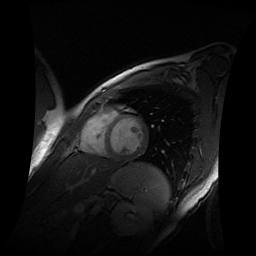
#> input picture TP-deformable/images/coeurIRM.bmp, 256 x 256 px
$ jupyter execute --allow-errors TP2_MELLUL_RIFFAUD.ipynb
#> lines starting #> are read from the running program, lines starting #| are printed output that depends on the picture; after the words box and inside, x2 and y2 are one past the last pixel; in counts of white or black regions, pixels touching at a corner belong together
# Practical work on deformable models

[cell 1]
import numpy as np
import matplotlib.pyplot as plt
from scipy import ndimage as ndi
import os
# necessite scikit-image
from skimage import io as skio
from skimage.filters import gaussian
from skimage.segmentation import active_contour
from skimage import img_as_float
from skimage.segmentation import chan_vese
from skimage.segmentation import checkerboard_level_set
from skimage.segmentation import disk_level_set
import imageio

#### Images

[cell 2]
#Load images
im_coeur=skio.imread('images/coeurIRM.bmp')
#> im_coeur is the input picture: shape (256, 256); min 0, max 255, mean 19.4

im_retine=skio.imread('images/retineOA.bmp')
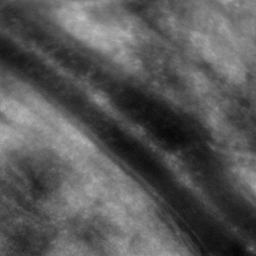
#> input picture TP-deformable/images/retineOA.bmp, 256 x 256 px
#> im_retine is the input picture: shape (256, 256); min 5, max 191, mean 87.6

im_brain=skio.imread('images/brain.bmp')
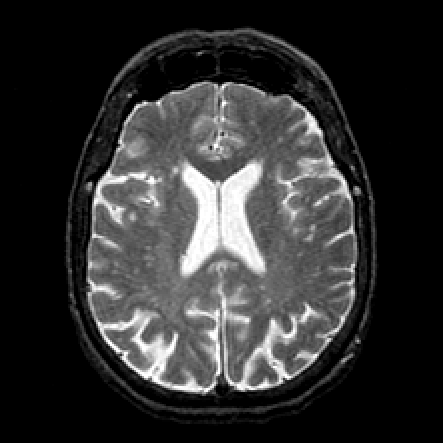
#> input picture TP-deformable/images/brain.bmp, 443 x 443 px
#> im_brain is the input picture: shape (443, 443, 3); min 0, max 255, mean 48.6
im_brain=im_brain[:,:,1]
#> im_brain: shape (443, 443)

im_brain2=skio.imread('images/brain2.bmp')
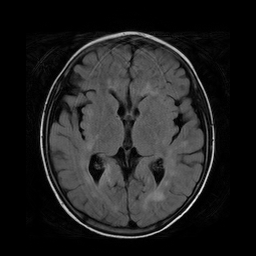
#> input picture TP-deformable/images/brain2.bmp, 256 x 256 px
#> im_brain2 is the input picture: shape (256, 256); min 0, max 250, mean 32.6

im_hand2 = skio.imread('images/hand-OA.jpg')
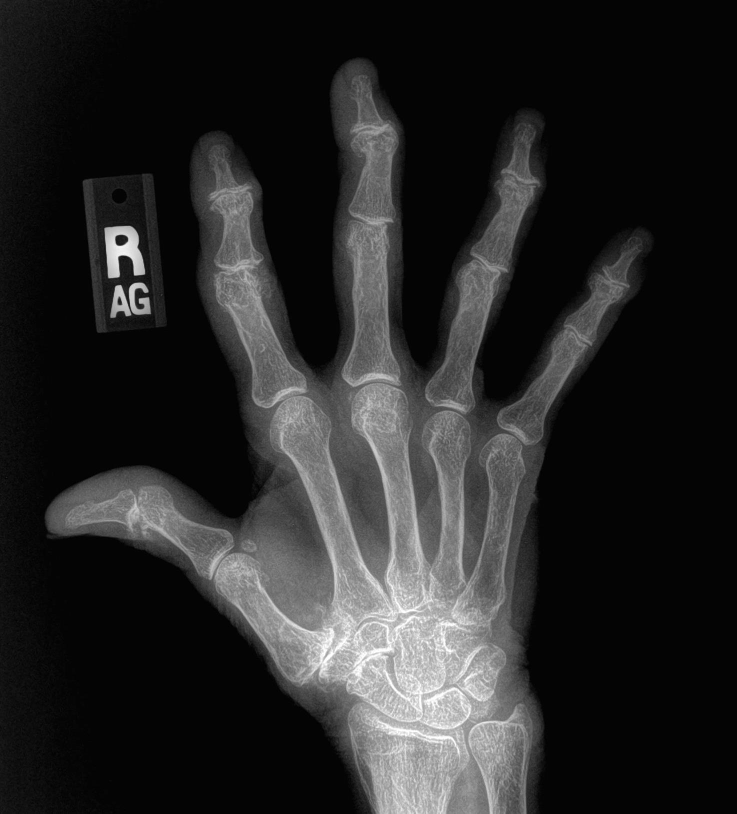
#> input picture TP-deformable/images/hand-OA.jpg, 1474 x 1627 px (shown at 1/2 size)
#> im_hand2 is the input picture: shape (1627, 1474, 3); min 0, max 255, mean 38.5
im_hand2[300:700, 100:340] = im_hand2[800,250 ]
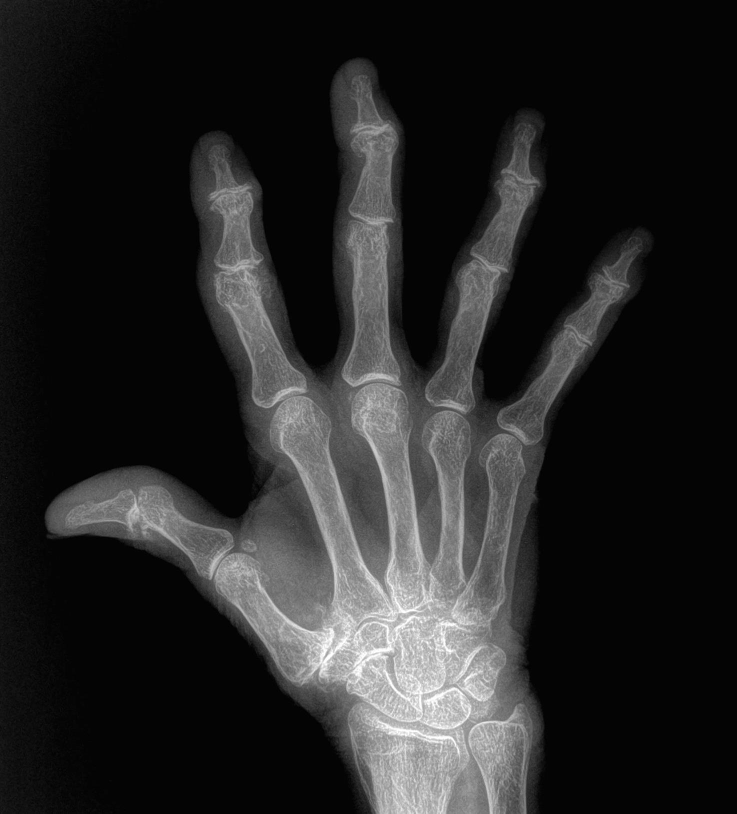
#> im_hand2: shape (1627, 1474, 3) (shown at 1/2 size); 2.06% of pixels changed, all inside (x1, y1, x2, y2) = (100, 300, 336, 672)
im_hand2 = im_hand2[:,:,:3].sum(axis=2)/3
#> im_hand2: shape (1627, 1474) float64

#> (the rest of this cell did not finish here and is left out)

# 1 - Paramètres

#### Useful Functions

[cell 3]
# [93 lines left out: functions active_contours, partie_1_multiple, not called in this run]

## 1.1 Active contours

[cell 4]
# [13 lines of commented-out code are left out]

im=im_brain2
s = np.linspace(0, 2*np.pi, 100)
r = 130 + 120*np.sin(s)
c = 130 + 120*np.cos(s)
init_b2 = np.array([r, c]).T

[cell 5]
plt.imshow(im_brain2, cmap=plt.cm.gray)
plt.plot(init_b2[:, 1], init_b2[:, 0], '--r', lw=3)
#plt.set_xticks([]), plt.set_yticks([])
plt.axis([0, im_brain2.shape[1], im_brain2.shape[0], 0])
plt.title('image + contour actif initial')
#plt.savefig("images/init.pdf", bbox_inches = 'tight')
plt.show()
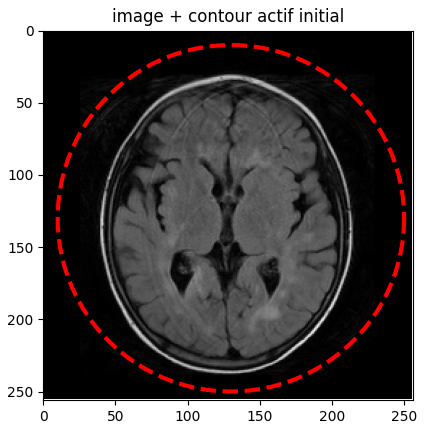
#> figure drawn by matplotlib, 1 panel

[cell 6]
name_param = 'alpha'
tmp_arr=[]
tmp_arr+=list(np.linspace(0.001,0.01,1000))
tmp_arr+=list(np.linspace(0.05,0.1,512))
#> (the rest of this cell did not finish here and is left out)

[cell 7]
name_param = 'beta'
tmp_arr=[]
tmp_arr+=list(np.linspace(0.001,0.01,512))
tmp_arr+=list(np.linspace(1,2,256))
#> (the rest of this cell did not finish here and is left out)

[cell 8]
name_param = 'w_line'
tmp_arr=[]
tmp_arr+=list(np.linspace(0.001,1,3000))
tmp_arr+=list(np.linspace(1,10,1000))
#tmp_arr=np.linspace(0.1,10,512)
#> (the rest of this cell did not finish here and is left out)

[cell 9]
name_param = 'w_edge'
tmp_arr=[]
tmp_arr+=list(np.linspace(0.1,3,1000))
tmp_arr+=list(np.linspace(1,100,512))
#> (the rest of this cell did not finish here and is left out)

[cell 10]
name_param = 'gamma'
tmp_arr=[]
tmp_arr+=list(np.linspace(0.1,2,256))
tmp_arr+=list(np.linspace(4,5,128))

#> (the rest of this cell did not finish here and is left out)

[cell 11]
name_param = 'max_px_move'
tmp_arr = []
tmp_arr+=list(np.linspace(1,5, 256))
tmp_arr+=list(np.linspace(10,20, 256))

#> (the rest of this cell did not finish here and is left out)

[cell 12]
name_param = 'max_num_iter'
tmp_arr=np.linspace(1,1000,512)
#> (the rest of this cell did not finish here and is left out)

[cell 13]
name_param = 'convergence'
tmp_arr=np.linspace(0.001,10,512)
#> (the rest of this cell did not finish here and is left out)

[cell 14]
name_param = 'boundary_condition'
#> (the rest of this cell did not finish here and is left out)

## 1.2 Chan-Vese method

#### Useful functions

[cell 15]
def init_ls_circle(im, n):
#> called with n = 8
    circleNum = n
    circleRadius = im.shape[0] / (3*circleNum)
#> circleRadius = 10.67
    circleStep0 = im.shape[0]/(circleNum+1)
#> circleStep0 = 28.44
    circleStep1 = im.shape[1]/(circleNum+1)
#> circleStep1 = 28.44
    init_ls = np.zeros(im.shape)
    for i in range(circleNum):
            for j in range(circleNum):
                center_f= ((i+1)*circleStep0, (j+1)*circleStep1)

                init_ls = init_ls + disk_level_set (im.shape,center=center_f,radius=circleRadius)
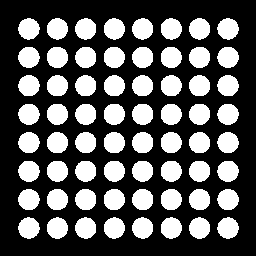
#> init_ls: shape (256, 256) float64; values 0 (black) and 1 (white), 34.9% white; 64 white regions, largest, box (x1, y1, x2, y2) and area: (18, 18, 40, 40) 359, (217, 18, 239, 40) 359, (47, 47, 68, 68) 359
    return init_ls

# [21 lines left out: function partie_2, not called in this run]


def partie_2_multiple(img,name_param, param, init='checkerboard', save = False):

#> called with name_param = 'mu', param = array of shape (5,), save = True
    params = ['mu', 'lambda1', 'lambda2', 'tol', 'max_num_iter', 'dt', 'init_level_set', 'extended_output']
    if name_param not in params:
        print("le nom du paramètre à faire varier est incorrect/n'existe pas.")

    axs = (plt.figure(figsize=(15,20),constrained_layout=False)
       .subplots(1, len(param), sharex=False, sharey=False))


    for i in range(len(param)):
        if name_param == 'mu':
            cv = chan_vese(img, mu=param[i], lambda1=5, lambda2=1, tol=1e-3, max_num_iter=200,
                   dt=0.5, init_level_set=init, extended_output=True)

        if name_param == 'lambda1':
            cv = chan_vese(img, mu=0.25, lambda1=param[i], lambda2=1, tol=1e-3, max_num_iter=200,
                   dt=0.5, init_level_set=init, extended_output=True)

        if name_param == 'lambda2':
            cv = chan_vese(img, mu=0.25, lambda1=param[i], lambda2=param[i], tol=1e-3, max_num_iter=200,
                   dt=0.5, init_level_set=init, extended_output=True)
        if name_param == 'tol':
            cv = chan_vese(img, mu=0.25, lambda1=5, lambda2=1, tol=param[i], max_num_iter=200,
                   dt=0.5, init_level_set=init, extended_output=True)

        if name_param == 'max_num_iter':
            cv = chan_vese(img, mu=0.25, lambda1=5, lambda2=1, tol=1e-3, max_num_iter=param[i],
                   dt=0.5, init_level_set=init, extended_output=True)

        if name_param == 'dt':
            cv = chan_vese(img, mu=0.25, lambda1=5, lambda2=1, tol=1e-3, max_num_iter=200,
                   dt=param[i], init_level_set=init, extended_output=True)

        if name_param == 'init_level_set':
            cv = chan_vese(img, mu=0.25, lambda1=5, lambda2=1, tol=1e-3, max_num_iter=200,
                   dt=0.5, init_level_set=param[i], extended_output=True)


        axs[i].imshow(cv[0],cmap="gray")
        if name_param == 'init_level_set' and param[i] not in ['checkerboard', 'disk', 'small disk']:
            t = name_param+" = custom"
        else:
            t = name_param+" = "+str(param[i])

        #t = "Chan-Vese-{} iterat°".format(len(cv[2]))
        axs[i].set_title(t)
        #axs[1][i].imshow(cv[1], cmap="gray")
        #axs[1][i].set_title("Final Level Set", fontsize=12)
        #axs[1][i].set_title(t)

    plt.subplots_adjust(top= 0.4)
    if save :
        plt.savefig('images/chan_vese_'+name_param+'.pdf',bbox_inches="tight")
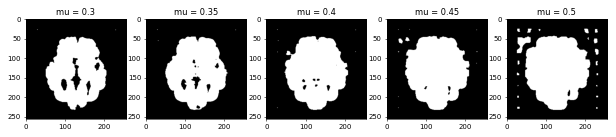
#> figure drawn by matplotlib, 5 panels
    plt.show()

[cell 16]
im = im_brain2
name_param = 'mu'
tmp_arr = np.linspace(0.3, 0.5, 5)
partie_2_multiple(im,name_param, tmp_arr,init = init_ls_circle(im, 8), save =True)

[cell 17]
im = im_brain2
name_param = 'lambda1'
tmp_arr=np.linspace(2,5,5)
partie_2_multiple(im,name_param, tmp_arr,init = init_ls_circle(im, 8), save =True)
#> call 2 of partie_2_multiple, with name_param = 'lambda1', param = array of shape (5,), save = True
#> in partie_2_multiple (call 2), `plt.savefig('images/chan_vese_'+name_param+'.pdf',bbox_inches="tight")`:
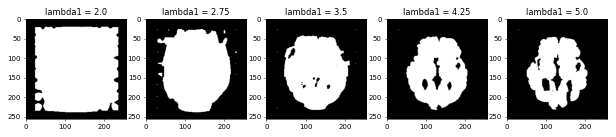
#> figure drawn by matplotlib, 5 panels

[cell 18]
im = im_brain2
name_param = 'lambda2'
tmp_arr=np.linspace(3,8,5)
partie_2_multiple(im,name_param, tmp_arr,init = init_ls_circle(im, 8), save =True)
